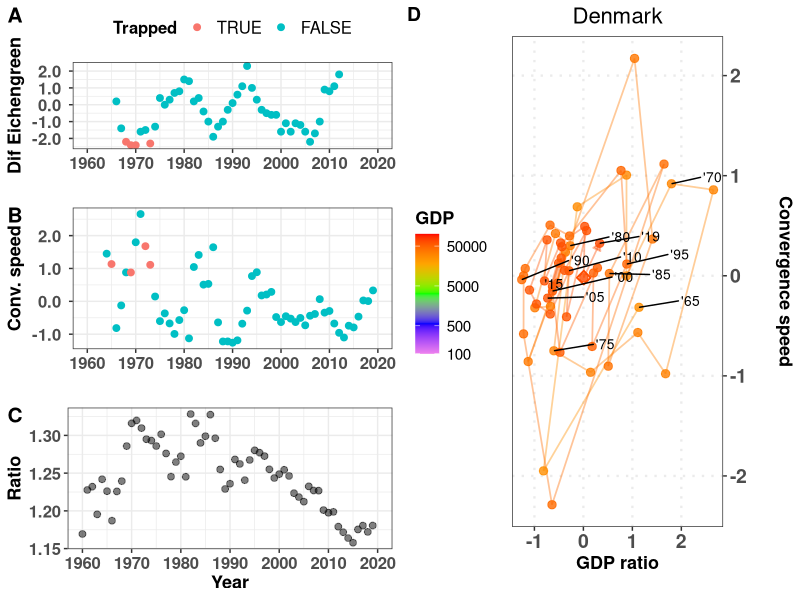
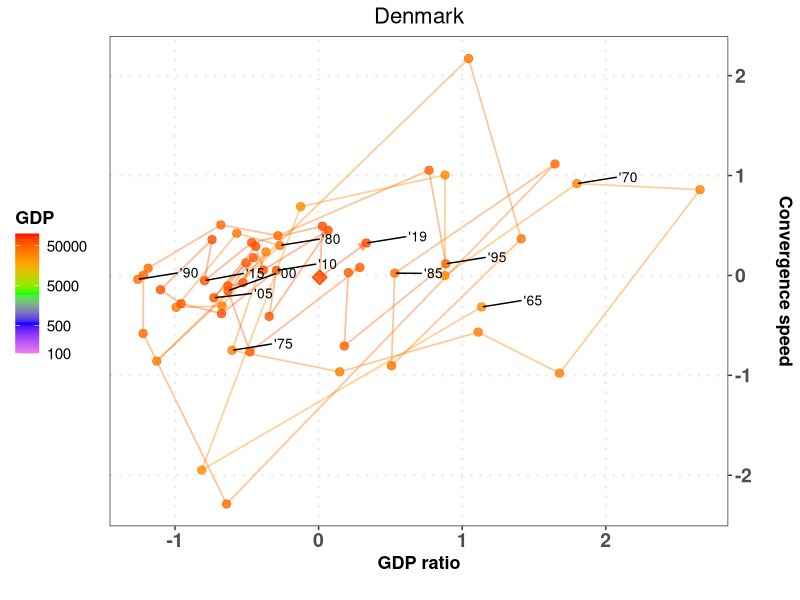
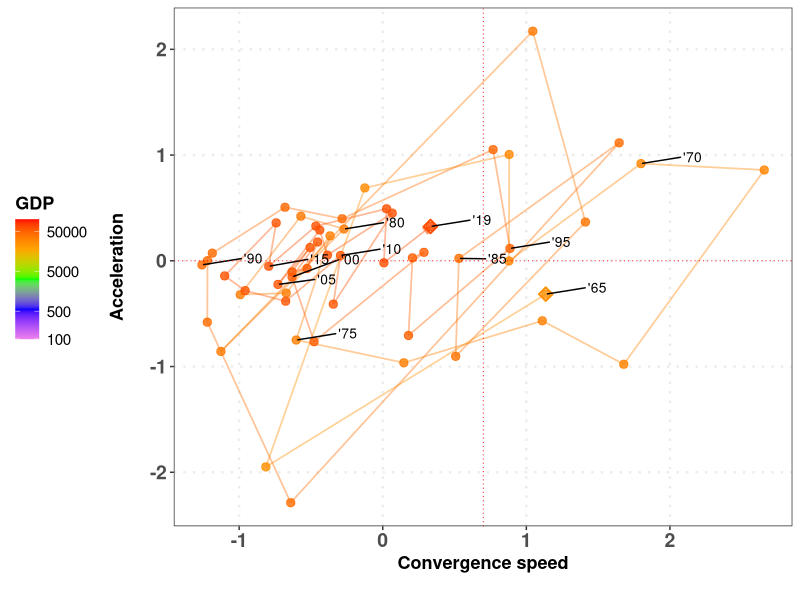
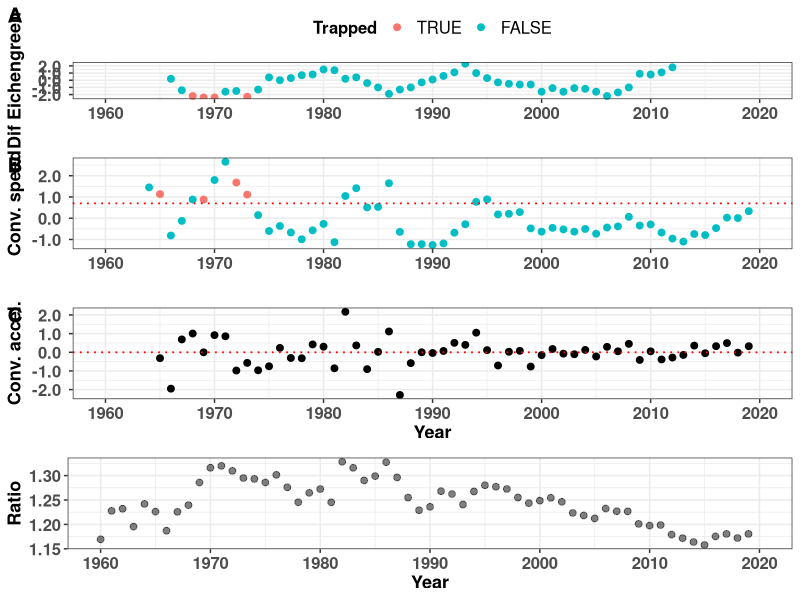

Write the R code that produced these figures, in order.
# Script to generate all magnitudes
# 
# List lcriteria allows to choose GDP, GNI or both
#
# Author: Javier Garcia-Algarra
# August 2021
# 
# set print_indiv to TRUE to procude all plots
# set print_tiff to print the ALL plot in that format
#
# Inputs:  input_data/GDP2010_WB.csv    GNIS.csv
#          config_data/config_plots.csv
#          config_data/criteria.txt
# Results: data/all_speeds_criteria.csv
#          figs/countries

library(ggplot2)
library(ggrepel)
library(cowplot)
library(patchwork)
library(zoo)

# Function to format axis labels
scaleFUN <- function(x) sprintf("%2.1f ", x)

# Function to generate a phase plot
phase_plot <- function(datos,xlabel="",ylabel="",xint=NA,yint=NA,
                       axisright=FALSE,legendpos="none",mbreaks=c())
{      
  pphase <- ggplot(data=datos) +
    geom_path(
      aes(y = dratio_dt2_mmov, x = dratio_dt_mmov, colour=Magnitude),alpha=0.4,size = 0.6,
      arrow = arrow(length = unit(0.2, "cm"),type="closed"))+
    geom_point(aes(y = dratio_dt2_mmov, x = dratio_dt_mmov, colour=Magnitude), size = 2.5,
               alpha=0.8) +
    geom_point(data=datos[1,],aes(y = dratio_dt2_mmov, x = dratio_dt_mmov, colour=Magnitude), size = 3,
               alpha=1,shape=23, stroke=1) +
    geom_point(data=datos[nrow(datos_acc),],aes(y = dratio_dt2_mmov, x = dratio_dt_mmov, colour=Magnitude), size = 3,
               alpha=1,shape=23, stroke=1) +
    scale_color_gradientn(name=criteria,colours=c("violet","blue","green","orange","red"),trans="log",
                          breaks = mbreaks, labels = mbreaks,limits=c(100,100000))+
    geom_text_repel(data=subset(datos,(Year%%5 == 0) | (Year==max(Year)) | (Year==min(Year))),
                    aes(label=sprintf("'%02d",Year%%100),y = dratio_dt2_mmov, x = dratio_dt_mmov),
                    hjust=-2,vjust=-0.2, size=3.5, color= "black" )+
    xlab(xlabel) + ylab(ylabel)+ theme_bw()+
    theme(panel.grid.minor = element_blank(),
          panel.grid.major = element_line(size = 0.8,linetype = "dotted"),
          legend.title = element_text(face="bold", size=13),
          legend.text = element_text( size=11),
          legend.position = legendpos,
          axis.text.y = element_text(face="bold", size=14),
          axis.text.x = element_text(face="bold", size=14),
          axis.title.x = element_text(face="bold", size=13),
          axis.title.y  = element_text(face="bold", size=13),
          plot.title = element_text(hjust = 0.5,size=16))
  if (!is.na(xint))
    pphase <- pphase + geom_vline(xintercept=minconvspeed, color="red",linetype = "dotted",size=0.3)
  if (!is.na(yint))
    pphase <- pphase + geom_hline(yintercept=0, color="red",linetype = "dotted",size=0.3)
  if (axisright)
    pphase <- pphase + scale_y_continuous(position = "right")
  return(pphase)
}



criteria <- read.table("config_data/criteria.txt")
lcriteria <- criteria$V1

configuration_file <- read.table("config_data/config_plots.csv", sep=";", header=TRUE)
if (configuration_file$CountryCode == "MSCI"){           # Plot MSCI countries
  countries_msci <- read.csv("input_data/countries_msci.csv")
  lcountrycode <- countries_msci$ISOCode
} else 
  lcountrycode <- configuration_file$CountryCode

print_indiv <- configuration_file$print_indiv      # Print individual files
print_tiff <- configuration_file$print_tiff        # Produce tiff files. Be careful, each tiff file weights 24 MB!

USA_perc_middle_GNI <- 0.3
USA_perc_middle_GDP <- 0.5
gap_widening_GDP <- 0
gap_widening_GNI <- 0
mmovper <- 5
last_year_Ecihengreen <- 2013
mingb_GDP <- 3.5
mindif_GDP <- -2
minMagnitude_GDP <- 10000
mingb_GNI <- 3.5
mindif_GNI <- -2
minMagnitude_GNI <- 10000
minconvspeed <- 0.7
tdir1 <- "figs"
tdir <- paste0(tdir1,"/countries")
if (!dir.exists(tdir)){
  dir.create(tdir1)
  dir.create(tdir)
}
ppi <- 300
my_breaks <- c(100,500,1000,2500,5000,10000,20000,50000)
my_breaks <- c(100,500,5000,50000)


for (criteria in lcriteria)
{
  count_countries <- 0
  if (criteria == "GDP"){
    USA_perc_middle <- USA_perc_middle_GDP
    mingb <- mingb_GDP
    mindif <- mindif_GDP
    minMagnitude <- minMagnitude_GDP
    gap_widening <- gap_widening_GDP
  }
  else {
    USA_perc_middle <- USA_perc_middle_GNI
    mingb <- mingb_GNI
    mindif <- mindif_GNI
    minMagnitude <- minMagnitude_GNI
    gap_widening <- gap_widening_GNI
  }
  for (countrycode in lcountrycode)
  {
    count_countries <- count_countries + 1
    print(paste(countrycode,criteria))
    if (criteria == "GNI"){
      DATA_WB <- read.csv("input_data/GNIS.csv")
    } else
      DATA_WB <- read.delim2("input_data/GDP2010_WB.csv")
    rawdata <- DATA_WB[DATA_WB$Country.Code==countrycode,]
    usadata <- DATA_WB[DATA_WB$Country.Name=="United States",]
    country <- DATA_WB[DATA_WB$Country.Code==countrycode,]$Country.Name
    datos_pais <- data.frame("Year"=seq(1960,2019))
    datos_pais$Magnitude = 0
    datos_pais$growth = 0
    datos_pais$gb = 0      # Average growth backwards, for Eichengreen criterium
    datos_pais$ga = 0      # Average growth forward
    datos_pais$dif = 0     # Difference among ga and gb for Eichengreen criterium
    datos_pais$dgrowth_dt = 0
    datos_pais$USAMagnitude = 0
    datos_pais$ratio = NA
    datos_pais$dratio_dt = 0
    datos_pais$dratio_dt_mmov = 0
    datos_pais$dratio_dt2_mmov = NA
    period_calc = 7
    for (i in 1960:2020){
      datos_pais$Magnitude[i-(1960)] <- as.numeric(rawdata[,4+i-1960])
      datos_pais$USAMagnitude[i-(1960)] <- as.numeric(usadata[,4+i-1960]) # USA GDP or GNI
      datos_pais$ratio[i-(1960)] <- datos_pais$Magnitude[i-(1960)]/datos_pais$USAMagnitude[i-(1960)]
    }
    for (j in 2:nrow(datos_pais))
      datos_pais$growth[j] <- 100*(datos_pais$Magnitude[j] - datos_pais$Magnitude[j-1])/
                              (datos_pais$Magnitude[j-1])  # Magnitude growth
    for (j in 2:(nrow(datos_pais))){
      datos_pais$dgrowth_dt[j] <- (datos_pais$growth[j+1] - datos_pais$growth[j])
      # Gap closing speed
      datos_pais$dratio_dt[j] <- 100*(datos_pais$ratio[j] - datos_pais$ratio[j-1])
      }
    datos_pais$dratio_dt_mmov <- rollmean(datos_pais$dratio_dt, mmovper, fill = NA,  align = "right")
    #datos_pais$dratio_dt2_mmov<- rollmean(datos_pais$dratio_dt2, mmovper_acc, fill = NA,  align = "right")
    
    for (j in 2:(nrow(datos_pais)))
      datos_pais$dratio_dt2_mmov[j] <- (datos_pais$dratio_dt_mmov[j] - datos_pais$dratio_dt_mmov[j-1])
    # criteria Eichengreen
    for (j in period_calc:nrow(datos_pais))
      datos_pais$gb[j] <- sum(datos_pais$growth[(j-(period_calc-1)):j])/period_calc
    for (j in 1:(nrow(datos_pais)-period_calc))
      datos_pais$ga[j] <- sum(datos_pais$growth[(j+1):(j+(period_calc))])/period_calc
    for (j in 1:nrow(datos_pais))
      datos_pais$dif[j] <- datos_pais$ga[j]-datos_pais$gb[j]
    datosplot <- datos_pais[period_calc:(nrow(datos_pais)-period_calc),]
    datosplot$Trapped = FALSE
    limityears <- c(1960,2020)
    yearlabels <- seq(1960,2020,by=10) 
    datosplot$gb = (floor(datosplot$gb* 10)+1)/10
    datosplot$dif = (floor(datosplot$dif* 10)+1)/10
    for (k in 1:nrow(datosplot)){
      datosplot$Trapped[k] = (datosplot$Magnitude[k]>minMagnitude) & (datosplot$gb[k]>=mingb) & (datosplot$dif[k] <= mindif)
    }
    pEichen <- ggplot(data= datosplot, aes(x=Year,y=dif,color=Trapped))+
         geom_point(size=2)+ylab(paste("Dif Eichengreen"))+xlab("")+
         scale_color_discrete(limits = c('TRUE', 'FALSE'))+
         scale_x_continuous(limits=limityears,breaks=yearlabels,labels=yearlabels)+ 
         scale_y_continuous(labels=scaleFUN)+
         theme_bw()+ 
         theme(legend.position="top",
               legend.title = element_text(face="bold", size=12),
               legend.text = element_text( size=12),
            axis.text.y = element_text(face="bold", size=12),
            axis.text.x = element_text(face="bold", size=12),
            axis.title.x = element_text(face="bold", size=13),
            axis.title.y  = element_text(face="bold", size=13))
    
    datosEich <- datos_pais[(datos_pais$Year >= min(datosplot$Year))&
                              (datos_pais$Year<last_year_Ecihengreen),]
    datosEich <- datos_pais 
    datosEich$signacc <- (datosEich$dratio_dt2_mmov < gap_widening) & (datosEich$dratio_dt_mmov > minconvspeed)
    datos_speed <- datosEich[!is.na(datosEich$dratio_dt_mmov),]
    datos_speed[is.na(datos_speed$dratio_dt2_mmov),]$signacc <- FALSE
    pconvergencespeed <- ggplot(data= datos_speed, aes(x=Year,y=dratio_dt_mmov,color=signacc))+
     geom_point(size=2)+ylab(paste("Conv. speed"))+
      scale_x_continuous(limits=limityears,breaks=yearlabels,labels=yearlabels)+
      scale_y_continuous(labels=scaleFUN)+
      scale_color_discrete(limits = c('TRUE', 'FALSE'))+
      theme_bw()+ xlab("")+
      theme(legend.position="none",
            axis.text.y = element_text(face="bold", size=12),
            axis.text.x = element_text(face="bold", size=12),
            axis.title.x = element_text(face="bold", size=13),
            axis.title.y  = element_text(face="bold", size=13))

    pratio <- ggplot(data= datosEich, aes(x=Year,y=ratio))+
      geom_point(size=2,col="black",alpha=0.5)+ylab(paste("Ratio"))+
      scale_x_continuous(limits=limityears, breaks=yearlabels,labels=yearlabels)+
      theme_bw() + xlab("Year")+
      theme(axis.text.y = element_text(face="bold", size=12),
                                axis.text.x = element_text(face="bold", size=12),
                                axis.title.x = element_text(face="bold", size=13),
                                axis.title.y  = element_text(face="bold", size=13))
    
    pacc <- ggplot(data= datosEich, aes(x=Year,y=dratio_dt2_mmov))+
      geom_point(size=2)+ylab(paste("Conv. accel."))+
      scale_x_continuous(limits=limityears, breaks=yearlabels,labels=yearlabels)+
      scale_y_continuous(labels=scaleFUN)+
      geom_hline(yintercept=gap_widening, color="red",linetype = "dotted",size=0.6) +
      theme_bw() + xlab("Year")+
      theme(legend.position = "none",
            axis.text.y = element_text(face="bold", size=12),
            axis.text.x = element_text(face="bold", size=12),
            axis.title.x = element_text(face="bold", size=13),
            axis.title.y  = element_text(face="bold", size=13))
    
    pizda <- plot_grid(
      pEichen, pconvergencespeed, pratio, labels=c("A","B","C"),
      label_size = 15,
      ncol = 1
    )
    
    datos_pais$Country = country
    datos_pais$CountryCode = rawdata$Country.Code[1]
    if (print_indiv){
      datos_speed <- datos_pais[!is.na(datos_pais$dratio_dt_mmov),]
      datos_acc <- datos_speed[!is.na(datos_speed$dratio_dt2_mmov),]

      pratiospeed <- phase_plot(datos_speed,xlabel=paste(criteria,"ratio\n"),ylabel="Convergence speed\n",
                        xint=NA, yint=NA,axisright = TRUE,legendpos = "left",mbreaks = my_breaks)
      pratioacc <- phase_plot(datos_acc,xlabel="Convergence speed\n",ylabel="Acceleration\n",
                              xint=minconvspeed, yint=0,axisright = FALSE,
                              legendpos = "left",mbreaks = my_breaks)
  
      wplot <- 13
      hplot <- 7
      nfile <- paste0(tdir,"/ALL_",country,"_",criteria,"_",mmovper)
      prattitle <- pratiospeed+ ggtitle(country)
      png(paste0(nfile,".png"), width=wplot*ppi, height=hplot*ppi, res=ppi)
      todo <- plot_grid(
        pizda,prattitle,labels=c(" ","D"),
        label_size = 14,
        ncol = 2
        )
      print(todo)
      dev.off()
      
      if (print_tiff){
        tiff(paste0(nfile,".tiff"), width=wplot*ppi, height=hplot*ppi,res=ppi)
        print(todo)
        dev.off()
      }
      
      wplot <- 8
      hplot <- 7
      nfile <- paste0(tdir,"/PHASE_",country,"_",criteria,"_",mmovper)
      png(paste0(nfile,".png"), width=wplot*ppi, height=hplot*ppi, res=ppi)
      print(prattitle)
      dev.off()
      
      if (print_tiff){
        tiff(paste0(nfile,".tiff"), width=wplot*ppi, height=hplot*ppi,res=ppi)
        print(prattitle)
        dev.off()
      }
      
      nfile <- paste0(tdir,"/SPEEDvsACC_",country,"_",criteria,"_",mmovper)
      png(paste0(nfile,".png"), width=wplot*ppi, height=hplot*ppi, res=ppi)
      print(pratioacc)
      dev.off()
      
      wplot <- 7
      hplot <- 9
      nfile <- paste0(tdir,"/TIMELINE_",country,"_",criteria,"_",mmovper)
      png(paste0(nfile,".png"), width=wplot*ppi, height=hplot*ppi, res=ppi)
      ptimes <- plot_grid(
        pEichen, pconvergencespeed+geom_hline(yintercept=minconvspeed, color="red",linetype = "dotted",size=0.6),
        pacc+xlab("Year"),pratio, labels=c("A","B","C"),
        label_size = 15,
        ncol = 1
      )      
      
      if (print_tiff){
        tiff(paste0(nfile,".tiff"), width=wplot*ppi, height=hplot*ppi,res=ppi)
        print(ptimes)
        dev.off()
      }
      
      
      print(ptimes)
      dev.off()
    }
    if (count_countries == 1)
      datos_all <- datos_pais
    else
      datos_all <- rbind(datos_all,datos_pais)
  }

  refx <- USA_perc_middle
  refy <- 0
  lp <- unique(datos_all$Country)
  datadist <- data.frame("Country"=c(),"CountryCode"=c(),"distX"=c(),"distY"=c())
  for (k in lp){
    clean_data <- datos_all[(datos_all$Country == k) & !is.na(datos_all$ratio) & 
                            !is.na(datos_all$dratio_dt_mmov),]
    datosx <- datos_all[(datos_all$Country == k) & !is.na(datos_all$ratio),]$ratio
    datosy <- datos_all[(datos_all$Country == k) & !is.na(datos_all$dratio_dt_mmov),]$dratio_dt_mmov
    datadist <- rbind(datadist,data.frame("Country"=k,"CountryCode"= clean_data$CountryCode[1],
                                          "distX"=mean(clean_data$ratio),
                      "distY"=mean(clean_data$dratio_dt_mmov)))
  }
  
  if (length(lcountrycode)>5)  # to avoid accidental overwriting when testing with a short list
     write.csv(datos_all,paste0("output_data/all_speeds_",criteria,".csv"),row.names = FALSE)
     remove("datos_all")

}
